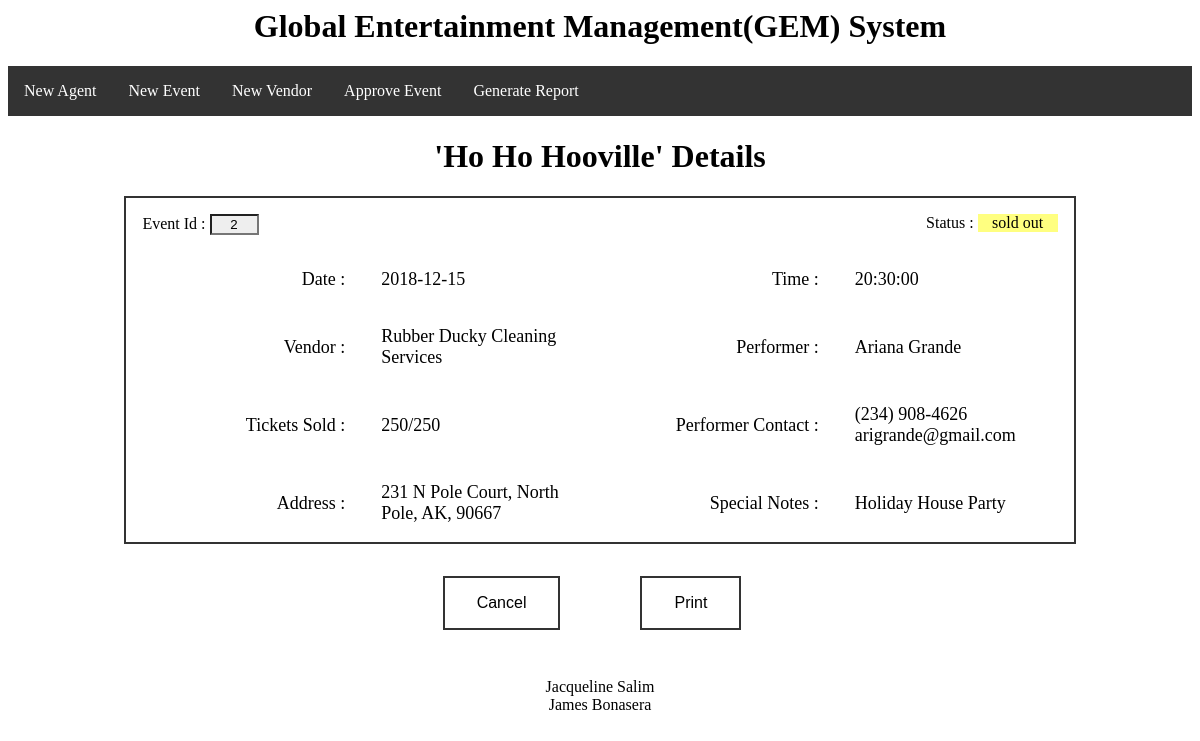
Page /generateEventInfo.php?id=2 on the committed database.
### tables this page shows
CREATE TABLE Event
(EventId int auto_increment PRIMARY KEY,
EventName CHAR(50),
Street CHAR(50),
City CHAR(20),
State CHAR(2),
Zip CHAR(10),
Date DATE,
StartTime TIME,
Status CHAR(10),
SeatingCapacity int,
Notes TEXT,
NumTicketsSold int,
Singer CHAR(53),
PerformerType CHAR(6),
PerformerId int,
EventManagerId int,
VendorId int,
foreign key (EventManagerId) references EventManager(EventManagerId),
foreign key (VendorId) references Vendor(VendorId));

CREATE TABLE Vendor
(VendorId int auto_increment PRIMARY KEY,
BusinessName CHAR(50),
Street CHAR(50),
City CHAR(20),
State CHAR(2),
Zip CHAR(10),
Type CHAR(15),
RepFirstName CHAR(25),
RepLastName CHAR(25),
RepEmail CHAR(40),
RepCellNum CHAR(10));

CREATE TABLE Artist
(ArtistId int auto_increment PRIMARY KEY,
FirstName CHAR(20),
MiddleInit CHAR(1),
LastName CHAR(20),
Gender CHAR(1),
Street CHAR(50),
City CHAR(20),
State CHAR(2),
Zip CHAR(10),
Email CHAR(30),
CellNum CHAR(10),
RatePerEvent double,
AgentId int,
foreign key (AgentId) references Agent(AgentId));

### generateEventInfo.php (the view, shortened to what this page needs)
<?php
  include("conn.php");
  if (isset($_GET['id'])) {
  $id = $_GET['id'];
  $sql = "SELECT EventId,EventName,SeatingCapacity,Notes,BusinessName,FirstName,LastName,Date,StartTime,Status,NumTicketsSold,Singer,PerformerType,PerformerId,Event.Street as Street,Event.City as City,Event.State as State,Event.Zip as Zip FROM Event,EventManager,Vendor WHERE Event.EventManagerId = EventManager.EventManagerId AND Event.VendorId = Vendor.VendorId AND EventId = ".$id;
  foreach($conn->query($sql) as $events)
  {
  echo '<h1 align="center">\''.$events['EventName'].'\' Details</h1>';
  echo '<form action="generateReport.php" method="post">';
  echo '<div align="center">';
  echo '<div style=" border: 2px solid #333333; width: 80%">';
   echo '<table width="100%">';
   echo '<div style="float: left; padding: 1em">';
    echo '<label>Event Id : </label>';
    echo '<input style="background: #eeeeee; text-align: center" name="eventId" value="'.$events['EventId'].'" size="3" readonly>';
   echo '</div>';
   echo '<div style="float: right; padding: 1em">';
    echo '<label>Status : </label>';
    echo '<label style="background: #ffff80; text-align: center; width: 80px; display: inline-block">'.$events['Status'].'</label>';
   echo '</div>';
   echo '<tr>';
   echo '<td align="right" width="25%">';
    echo '<label>Date :</label>';
   echo '</td>';
   echo '<td align="left" width="25%">';
    echo '<label>'.$events['Date'].'</label>';
   echo '</td>';
   echo '<td align="right" width="25%">';
    echo '<label>Time :</label>';
   echo '</td>';
   echo '<td align="left" width="25%">';
    echo '<label>'.$events['StartTime'].'</label>';
   echo '</td>';
   echo '</tr>';
   echo '<tr>';
   echo '<td align="right" width="25%">';
    echo '<label>Vendor :</label>';
   echo '</td>';
   echo '<td align="left" width="25%">';
    echo '<label>'.$events['BusinessName'].'</label>';
   echo '</td>';
   echo '<td align="right" width="25%">';
    echo '<label>Performer :</label>';
   echo '</td>';
   echo '<td align="left" width="25%">';
    echo '<label>'.$events['Singer'].'</label>';
   echo '</td>';
   echo '</tr>';
   echo '<tr>';
   echo '<td align="right" width="25%">';
    echo '<label>Tickets Sold :</label>';
   echo '</td>';
   echo '<td align="left" width="25%">';
    echo '<label>'.$events['NumTicketsSold'].'/'.$events['SeatingCapacity'].'</label>';
   echo '</td>';
   if($events['PerformerType'] == 'Artist'){
     $singerSql = "select Email, CellNum from Artist where Artist.ArtistId =".$events['PerformerId'];
     foreach($conn->query($singerSql) as $info){
      $parsedInfo = str_split($info['CellNum']);
      $formattedCell = '('.$parsedInfo[0].$parsedInfo[1].$parsedInfo[2].') '.$parsedInfo[3].$parsedInfo[4].$parsedInfo[5].'-'.$parsedInfo[6].$parsedInfo[7].$parsedInfo[8].$parsedInfo[9];
       echo '<td align="right" width="25%">';
        echo '<label>Performer Contact :</label>';
       echo '</td>';
       echo '<td align="left" width="25%">';
        echo '<label>'.$formattedCell.'<br>'.$info['Email'].'</label>';
       echo '</td>';
     }
   }
   echo '</tr>';
   echo '<tr>';
   echo '<td align="right" width="25%">';
    echo '<label>Address :</label>';
   echo '</td>';
   echo '<td align="left" width="25%">';
    echo '<label>'.$events['Street'].', '.$events['City'].', '.$events['State'].', '.$events['Zip'].'</label>';
   echo '</td>';
   echo '<td align="right" width="25%">';
    echo '<label>Special Notes :</label>';
   echo '</td>';
   echo '<td align="left" width="25%">';
    echo '<label>'.$events['Notes'].'</label>';
   echo '</td>';
   echo '</tr>';
  echo '</table>';
  echo '</div>';
  echo '<div style="padding: 2em;"  align="center">';
    echo '<button class="button button1" style="margin: 0 2em" onClick="history.back()" name="foo" value="cancel">Cancel</button>';
    echo '<button type="submit" onClick="window.print()" class="button button1" style="margin: 0 3em">Print</button>';
  echo '</div>';
  echo '</div>';
  echo '</form>';
  }
  }
?>

### rows in the picture
event: EventName "Ho Ho Hooville", eventId "2", Status "sold out", Date "2018-12-15", StartTime "20:30:00", VendorId.BusinessName "Rubber Ducky Cleaning Services", Singer "Ariana Grande", NumTicketsSold "250", SeatingCapacity "250", Street "231 N Pole Court", City "North Pole", State "AK", Zip "90667", Notes "Holiday House Party"
artist: CellNum "(234) 908-4626", Email "arigrande@gmail.com"
